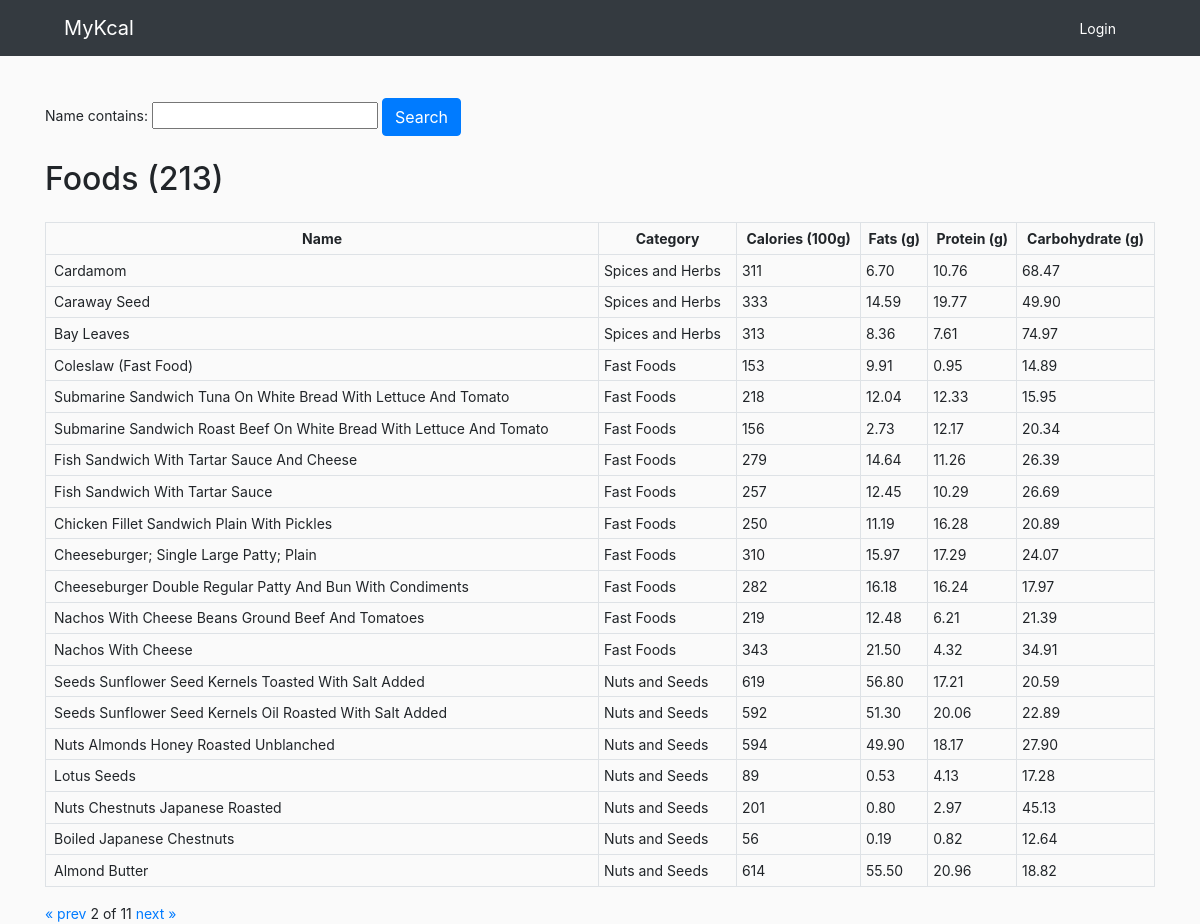
Screenshot of /?page=2 with the database file from the repository.
### MyKcal/models.py (models this page shows, shortened)
class Food(models.Model):
    category = models.ForeignKey(Category, on_delete=models.CASCADE)
    name = models.CharField(max_length=200)
    calories=models.IntegerField()
    fat = models.DecimalField(max_digits=5, decimal_places=2, default=0)
    protein = models.DecimalField(max_digits=5, decimal_places=2, default=0)
    carbohydrate = models.DecimalField(max_digits=5, decimal_places=2, default=0)
    class Meta:
        ordering = ['name']

class Category(models.Model):
    CATEGORY_OPTIONS = (
        ('Baked Foods','Baked Foods'),
        ('Snacks','Snacks'),
        ('Sweets','Sweets'),
        ('Vegetables','Vegetables'),
        ('American India','American Indian'),
        ('Restaurant Foods','Restaurant Foods'),
        ('Beverages','Beverages'),
        ('Fats and Oils','Fats and Oils'),
        ('Meats','Meats'),
        ('Dairy and Egg Products','Dairy and Egg Products'),
        ('Baby Foods','Baby Foods'),
        ('Breakfast Cereals','Breakfast Cereals'),
        ('Soups and Sauces','Soups and Sauces'),
        ('Beans and Lentils','Beans and Lentils'),
        ('Fish','Fish'),
        ('Fruits','Fruits'),
        ('Grains and Pasta','Grains and Pasta'),
        ('Nuts and Seeds','Nuts and Seeds'),
        ('Fast Foods','Fast Foods'),
        ('Spices and Herbs','Spices and Herbs'),
        ('Prepared Meals','Prepared Meals'),
    )
    name=models.CharField(max_length=50, choices=CATEGORY_OPTIONS)
    class Meta:
        ordering = ['name']

### MyKcal/views.py (the view)
# urls.py: 2. Add a URL to urlpatterns:  path('', views.home, name='home')
def home(request):
    foods = Food.objects.filter().order_by('-pk')
    myfilter = FoodFilter(request.GET, queryset=foods)
    foods = myfilter.qs
    paginator = Paginator(foods, 20)
    page_number = request.GET.get('page')
    page_obj = paginator.get_page(page_number)
    context={'myfilter': myfilter, 'page_obj': page_obj, 'cnt': foods.count()}
    return render(request, 'home.html', context)

### MyKcal/templates/home.html (shortened to what this page needs)
{% load static %}
<!DOCTYPE html>
<html lang="en">
  <head>
    <link rel="stylesheet" href="https://stackpath.bootstrapcdn.com/bootstrap/4.5.0/css/bootstrap.min.css"
0>
  </head>
  <body>
    {% include 'nav.html' %}
    <br>
    <br>
    <div class="container">
    {% block content %}
      <div class="row">
        <div class="col">
          <div class="search-form">
            <form method="get">
              {{myfilter.form}}
              <button class="btn btn-primary" type="submit">Search</button>
            </form>
          </div>
        </div>
      </div>
      <h2 class="my-4">Foods ({{cnt}})</h2>
      <div class="row mt-3">
        <div class="col-md">
          <div class="food-data">
            {% if page_obj %}
              <table id="sortTable" class="table table-sm table-bordered" cellspacing="0">
                <tr class="text-center">
                  <th>Name</th>
                  <th>Category</th>
                  <th>Calories (100g)</th>
                  <th>Fats (g)</th>
                  <th>Protein (g)</th>
                  <th>Carbohydrate (g)</th>
                </tr>
                {% for food in page_obj %}
                  <tr>
                    {% if request.user.pk %}
                      <td class="px-2"><a href={% url 'updateFood' id=food.pk %}>{{food.name}}</a></td>
                    {% else %}
                      <td class="px-2">{{food.name}}</td>
                    {% endif %}
                    <td>{{food.category.name}}</td>
                    <td> {{food.calories}}</td>
                    <td> {{food.fat}}</td>
                    <td> {{food.protein}}</td>
                    <td> {{food.carbohydrate}}</td>
                  </tr>
                {% endfor %}
              </table>
              <div class="pagination">
                <span class="step-links">
                  {% if page_obj.has_previous %}
                    <a href="?page=1">&laquo;</a>
                    <a href="?page={{ page_obj.previous_page_number }}">prev</a>
                  {% endif %}
                  <span class="current">
                    {{ page_obj.number }} of {{ page_obj.paginator.num_pages }}
                  </span>
                  {% if page_obj.has_next %}
                    <a href="?page={{ page_obj.next_page_number }}">next</a>
                    <a href="?page={{ page_obj.paginator.num_pages }}">&raquo;</a>
                  {% endif %}
                </span>
              </div>
            {% else %}
              <p class="mx-3">There are no foods in the system.</p>
            {% endif %}
          </div>
        </div>
      </div>
    {% endblock %}
    </div>
  </body>
</html>

### MyKcal/templates/home.html (style rules this page uses)
body { background-color: #FAFAFA; font-size: 14px; }

### rows the page displays
Food: name "Cardamom", category.name "Spices and Herbs", calories "311", fat "6.70", protein "10.76", carbohydrate "68.47"
Food: name "Caraway Seed", category.name "Spices and Herbs", calories "333", fat "14.59", protein "19.77", carbohydrate "49.90"
Food: name "Bay Leaves", category.name "Spices and Herbs", calories "313", fat "8.36", protein "7.61", carbohydrate "74.97"
Food: name "Coleslaw (Fast Food)", category.name "Fast Foods", calories "153", fat "9.91", protein "0.95", carbohydrate "14.89"
Food: name "Submarine Sandwich Tuna On White Bread With Lettuce And Tomato", category.name "Fast Foods", calories "218", fat "12.04", protein "12.33", carbohydrate "15.95"
Food: name "Submarine Sandwich Roast Beef On White Bread With Lettuce And Tomato", category.name "Fast Foods", calories "156", fat "2.73", protein "12.17", carbohydrate "20.34"
Food: name "Fish Sandwich With Tartar Sauce And Cheese", category.name "Fast Foods", calories "279", fat "14.64", protein "11.26", carbohydrate "26.39"
Food: name "Fish Sandwich With Tartar Sauce", category.name "Fast Foods", calories "257", fat "12.45", protein "10.29", carbohydrate "26.69"
Food: name "Chicken Fillet Sandwich Plain With Pickles", category.name "Fast Foods", calories "250", fat "11.19", protein "16.28", carbohydrate "20.89"
Food: name "Cheeseburger; Single Large Patty; Plain", category.name "Fast Foods", calories "310", fat "15.97", protein "17.29", carbohydrate "24.07"
Food: name "Cheeseburger Double Regular Patty And Bun With Condiments", category.name "Fast Foods", calories "282", fat "16.18", protein "16.24", carbohydrate "17.97"
Food: name "Nachos With Cheese Beans Ground Beef And Tomatoes", category.name "Fast Foods", calories "219", fat "12.48", protein "6.21", carbohydrate "21.39"
Food: name "Nachos With Cheese", category.name "Fast Foods", calories "343", fat "21.50", protein "4.32", carbohydrate "34.91"
Food: name "Seeds Sunflower Seed Kernels Toasted With Salt Added", category.name "Nuts and Seeds", calories "619", fat "56.80", protein "17.21", carbohydrate "20.59"
Food: name "Seeds Sunflower Seed Kernels Oil Roasted With Salt Added", category.name "Nuts and Seeds", calories "592", fat "51.30", protein "20.06", carbohydrate "22.89"
Food: name "Nuts Almonds Honey Roasted Unblanched", category.name "Nuts and Seeds", calories "594", fat "49.90", protein "18.17", carbohydrate "27.90"
Food: name "Lotus Seeds", category.name "Nuts and Seeds", calories "89", fat "0.53", protein "4.13", carbohydrate "17.28"
Food: name "Nuts Chestnuts Japanese Roasted", category.name "Nuts and Seeds", calories "201", fat "0.80", protein "2.97", carbohydrate "45.13"
Food: name "Boiled Japanese Chestnuts", category.name "Nuts and Seeds", calories "56", fat "0.19", protein "0.82", carbohydrate "12.64"
Food: name "Almond Butter", category.name "Nuts and Seeds", calories "614", fat "55.50", protein "20.96", carbohydrate "18.82"

### other values shown
{{ cnt }} "213"
{{ page_obj.number }} "2"
{{ page_obj.paginator.num_pages }} "11"
